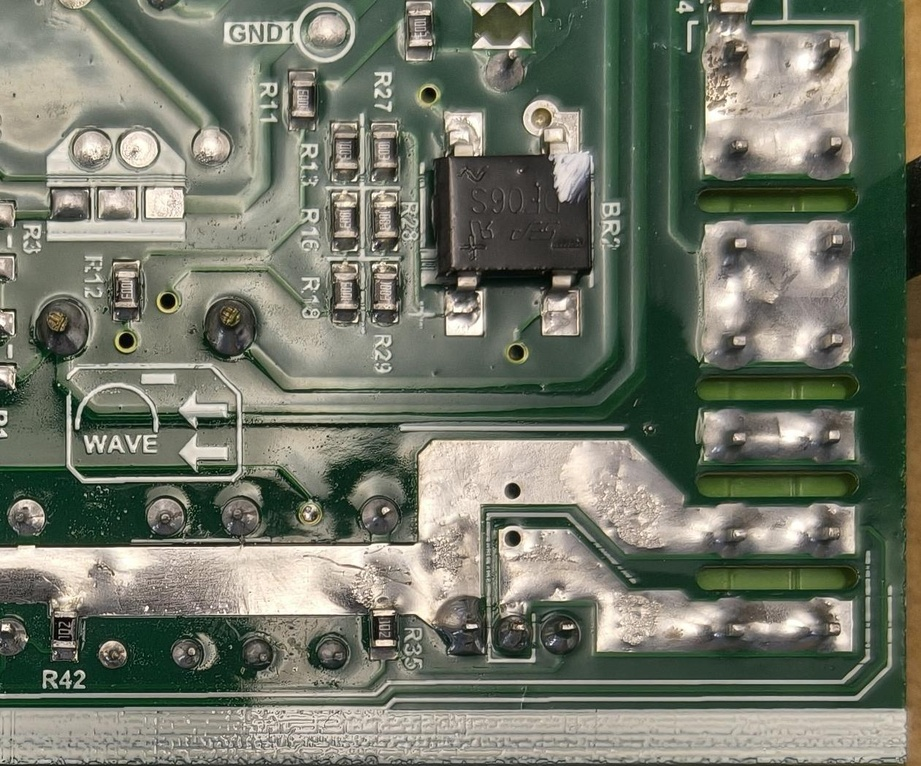
#> input picture dataaugmentation/entrada/6644c90e-48d.jpg, 921 x 766 px, shrunk from 1261 x 1049 before the run, found by its file name; its folder holds only this picture in this run
$ python da.py
#> lines starting #> are read from the running program, lines starting #| are printed output that depends on the picture
import os
from PIL import Image


def rotate_images(input_folder, output_folder, num_augmentations):
#> called with input_folder = '.\\entrada', output_folder = '.\\Soldagem+DA', num_augmentations = 2
    os.makedirs(output_folder, exist_ok=True)

    angle_step = 360 / num_augmentations

    valid_extensions = ('.jpg', '.jpeg', '.png', '.bmp', '.tif', '.tiff')

    for filename in os.listdir(input_folder):
        if not filename.lower().endswith(valid_extensions):
            continue

        image_path = os.path.join(input_folder, filename)

        try:
            image = Image.open(image_path)
#> image is the input picture: PIL image 921x766 RGB; mean R, G, B 113.5, 118.2, 103.9

            name, ext = os.path.splitext(filename)

            for i in range(1, num_augmentations + 1):
                angle = round(i * angle_step)

                rotated = image.rotate(
                    -angle,          # sentido horário
                    expand=True,
                    fillcolor=(0, 0, 0)
                )

                output_name = f"{name}_{angle}{ext}"
                output_path = os.path.join(output_folder, output_name)

                rotated.save(output_path)
#> this loop made 2 passes
#> pass 1, in rotate_images, `rotated = image.rotate( -angle,`:
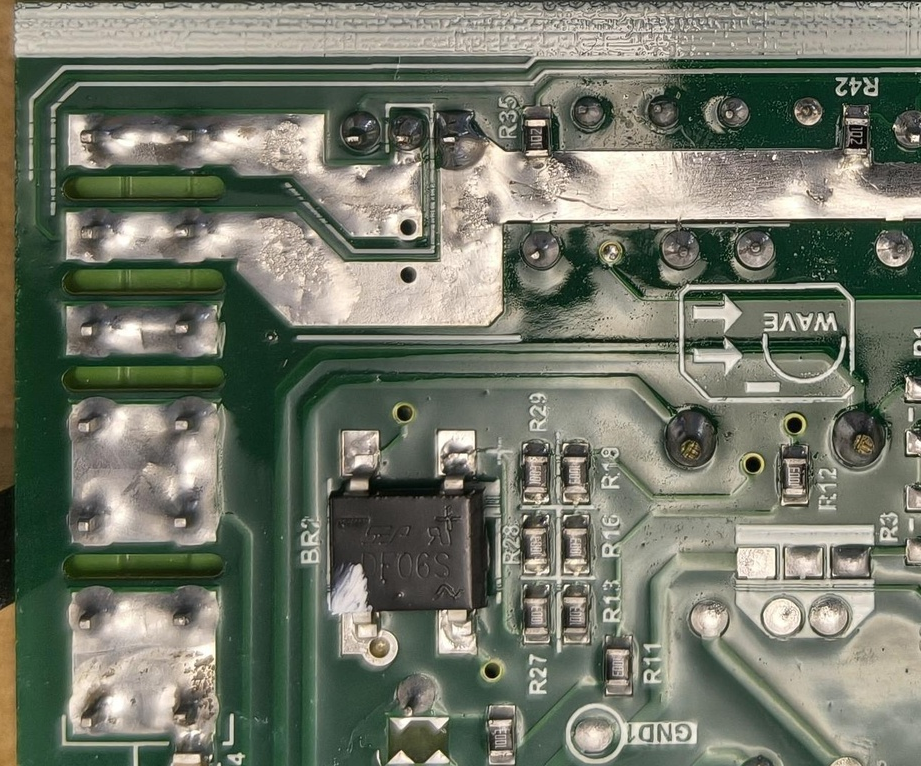
#> rotated: PIL image 921x766 RGB; mean R, G, B 113.5, 118.2, 103.9

            print(f"Processada: {filename}")

        except Exception as e:
            print(f"Erro em {filename}: {e}")


if __name__ == "__main__":
    input_folder = r".\entrada"
    output_folder = r".\Soldagem+DA"

    num_augmentations = 2

    rotate_images(
        input_folder=input_folder,
        output_folder=output_folder,
        num_augmentations=num_augmentations
    )

    print("Concluído!")
